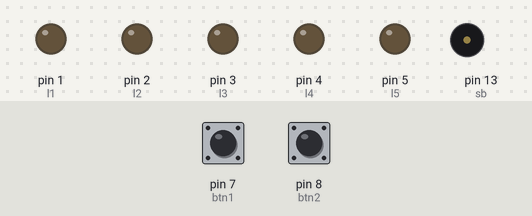
The sketch below on a simulated Arduino Uno, built with avr-gcc and run on an emulated ATmega328P. Shown: output pins drawn as LEDs (lit = HIGH), buzzer (waves = sounding). The inputs (shaded band) are chosen by the test bench; at power-on: pin 7 (btn1) LOW, pin 8 (btn2) LOW.

Above: at 1.2 s.
1.3 s: pin 7 (btn1) pulled HIGH for 0.15 s
At 3.5 s:
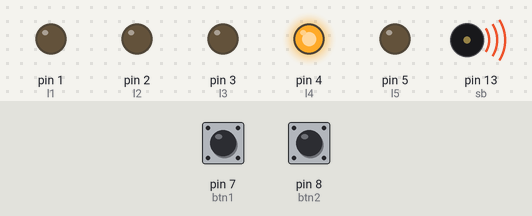
At 6.1 s:
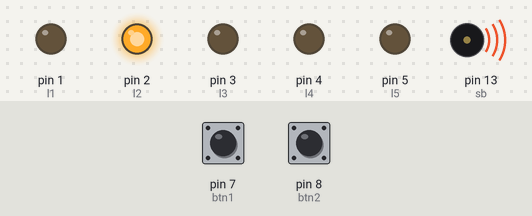
Timing chart, 0 to 13.0 s (numbered marks = the images above; inputs shaded):
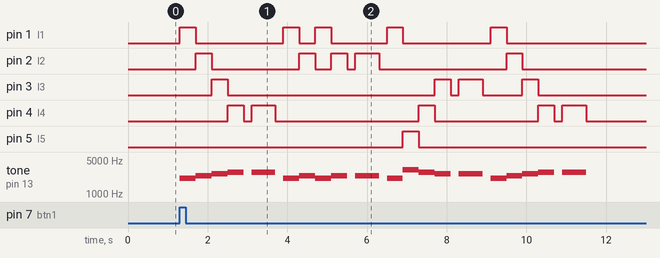

The sketch:

Song_box.ino
```cpp
/*
 * Toca duas músicas, dó,ré,mi,fá e soft kitty, dependendo do botão apertado. Também conta com LEDS representando as notas tocadas.
 * É preciso ter a biblioteca Pitches.h no diretório Arduino>libraries, só colar a pasta existente no repositório.
 *
 * Letícia Pegoraro Garcez 2019
*/

#include <Pitches.h>//biblioteca com os sons
//pinos
#define l1 1//led
#define l2 2//led
#define l3 3//led
#define l4 4//led
#define l5 5//led
#define sb 13//soundBuzzer
#define btn1 7//button
#define btn2 8//button

//funções
void play_soft_kitty(void);
void play_do_re_mi(void);
void apaga_led(void);

void setup() {
  pinMode(l1, OUTPUT);
  pinMode(l2, OUTPUT);
  pinMode(l3, OUTPUT);
  pinMode(l4, OUTPUT);
  pinMode(l5, OUTPUT);
  pinMode(sb, OUTPUT);
  pinMode(btn1, INPUT);
  pinMode(btn2, INPUT);
}

void loop() {
  if (digitalRead(btn1) == HIGH) {//Se o botão 1 é apertado
    play_do_re_mi();
  }
  else if (digitalRead(btn2) == HIGH) {//Se o botão 2 é apertado
    play_soft_kitty();
  }
  else {
    noTone(sb);//garante que o buzzer não vai receber nenhum lixo
  }
}

void play_soft_kitty(void) {
  //25 - tamanho dos vetores. Garantir que os dois vetores tenham o mesmo tamanho.
  int soft_kitty_notes[] = {NOTE_A7, NOTE_FS7, NOTE_FS7, NOTE_G7, NOTE_E7, NOTE_E7, NOTE_D7, NOTE_E7, NOTE_FS7, NOTE_G7, NOTE_A7, 0,
                            NOTE_A7, NOTE_A7, NOTE_FS7, NOTE_FS7, NOTE_G7, NOTE_G7, NOTE_E7, NOTE_E7, NOTE_D7, 0, NOTE_E7, 0, NOTE_D7
                           };
  int soft_kitty_duration[] = {700, 400, 400, 700, 400, 400, 400, 400, 400, 400, 400, 200,
                               400, 400, 400, 600, 400, 400, 400, 600, 600, 100, 600, 100, 600
                              };
  int c = 0, toca;
  for (c = 0; c < 25; c++) { //Percorre os vetores
    toca = soft_kitty_notes[c];
    tone(sb, toca, soft_kitty_duration[c]); //o sound buzzer toca a nota por tanto tempo, acende a luz que tem que acenter
    switch (toca) {
      case NOTE_D7:
        digitalWrite(l1, HIGH);
        break;
      case NOTE_E7:
        digitalWrite(l2, HIGH);
        break;
      case NOTE_FS7:
        digitalWrite(l3, HIGH);
        break;
      case NOTE_G7:
        digitalWrite(l4, HIGH);
        break;
      case NOTE_A7:
        digitalWrite(l5, HIGH);
        break;
    }
    delay(soft_kitty_duration[c]);//pausa pra entender o som que o sound buzzer emite e ver o led
    apaga_led();//desliga todos os leds
  }
}

void apaga_led(void) {
  digitalWrite(l1, LOW);
  digitalWrite(l2, LOW);
  digitalWrite(l3, LOW);
  digitalWrite(l4, LOW);
  digitalWrite(l5, LOW);
}

void play_do_re_mi(void) {
  //32 - tamanho dos dois vetores Garantir que os dois vetores tenham o mesmo tamanho.
  int do_re_mi_notes[] = {NOTE_C7, NOTE_D7, NOTE_E7, NOTE_F7, 0, NOTE_F7, NOTE_F7, 0,
                          NOTE_C7, NOTE_D7, NOTE_C7, NOTE_D7, 0, NOTE_D7, NOTE_D7, 0,
                          NOTE_C7, NOTE_G7, NOTE_F7, NOTE_E7, 0, NOTE_E7, NOTE_E7, 0,
                          NOTE_C7, NOTE_D7, NOTE_E7, NOTE_F7, 0, NOTE_F7, NOTE_F7, 0
                         };
  int do_re_mi_duration[] = {400, 400, 400, 400, 200, 300, 300, 200,
                             400, 400, 400, 400, 200, 300, 300, 200,
                             400, 400, 400, 400, 200, 300, 300, 200,
                             400, 400, 400, 400, 200, 300, 300, 200
                            };
  int c, toca;
  for (c = 0; c < 32; c++) {
    toca = do_re_mi_notes[c];
    tone(sb, toca, do_re_mi_duration[c]); //o sound buzzer toca a nota por tanto tempo, acende a luz que tem que acender
    switch (toca) {
      case NOTE_C7:
        digitalWrite(l1, HIGH);
        break;
      case NOTE_D7:
        digitalWrite(l2, HIGH);
        break;
      case NOTE_E7:
        digitalWrite(l3, HIGH);
        break;
      case NOTE_F7:
        digitalWrite(l4, HIGH);
        break;
      case NOTE_G7:
        digitalWrite(l5, HIGH);
        break;
    }
    delay(do_re_mi_duration[c]);//pausa pra entender o som que o sound buzzer emite e ver o led
    apaga_led();//desliga todos os leds

  }
}
```

Pitches.h
```cpp
/*************************************************
 * Public Constants
 *************************************************/

#define NOTE_B0  31
#define NOTE_C1  33
#define NOTE_CS1 35
#define NOTE_D1  37
#define NOTE_DS1 39
#define NOTE_E1  41
#define NOTE_F1  44
#define NOTE_FS1 46
#define NOTE_G1  49
#define NOTE_GS1 52
#define NOTE_A1  55
#define NOTE_AS1 58
#define NOTE_B1  62
#define NOTE_C2  65
#define NOTE_CS2 69
#define NOTE_D2  73
#define NOTE_DS2 78
#define NOTE_E2  82
#define NOTE_F2  87
#define NOTE_FS2 93
#define NOTE_G2  98
#define NOTE_GS2 104
#define NOTE_A2  110
#define NOTE_AS2 117
#define NOTE_B2  123
#define NOTE_C3  131
#define NOTE_CS3 139
#define NOTE_D3  147
#define NOTE_DS3 156
#define NOTE_E3  165
#define NOTE_F3  175
#define NOTE_FS3 185
#define NOTE_G3  196
#define NOTE_GS3 208
#define NOTE_A3  220
#define NOTE_AS3 233
#define NOTE_B3  247
#define NOTE_C4  262
#define NOTE_CS4 277
#define NOTE_D4  294
#define NOTE_DS4 311
#define NOTE_E4  330
#define NOTE_F4  349
#define NOTE_FS4 370
#define NOTE_G4  392
#define NOTE_GS4 415
#define NOTE_A4  440
#define NOTE_AS4 466
#define NOTE_B4  494
#define NOTE_C5  523
#define NOTE_CS5 554
#define NOTE_D5  587
#define NOTE_DS5 622
#define NOTE_E5  659
#define NOTE_F5  698
#define NOTE_FS5 740
#define NOTE_G5  784
#define NOTE_GS5 831
#define NOTE_A5  880
#define NOTE_AS5 932
#define NOTE_B5  988
#define NOTE_C6  1047
#define NOTE_CS6 1109
#define NOTE_D6  1175
#define NOTE_DS6 1245
#define NOTE_E6  1319
#define NOTE_F6  1397
#define NOTE_FS6 1480
#define NOTE_G6  1568
#define NOTE_GS6 1661
#define NOTE_A6  1760
#define NOTE_AS6 1865
#define NOTE_B6  1976
#define NOTE_C7  2093
#define NOTE_CS7 2217
#define NOTE_D7  2349
#define NOTE_DS7 2489
#define NOTE_E7  2637
#define NOTE_F7  2794
#define NOTE_FS7 2960
#define NOTE_G7  3136
#define NOTE_GS7 3322
#define NOTE_A7  3520
#define NOTE_AS7 3729
#define NOTE_B7  3951
#define NOTE_C8  4186
#define NOTE_CS8 4435
#define NOTE_D8  4699
#define NOTE_DS8 4978
```

Measured:
- after the input at 1.3 s, pin 1 (l1): LOW → HIGH at once, → LOW 0.40 s later, → HIGH 2.2 s later, → LOW 0.40 s later, … (10 changes in this stretch); pin 2 (l2): LOW → HIGH after 0.40 s, → LOW 0.40 s later, → HIGH 2.2 s later, → LOW 0.40 s later, … (10 changes in this stretch)
